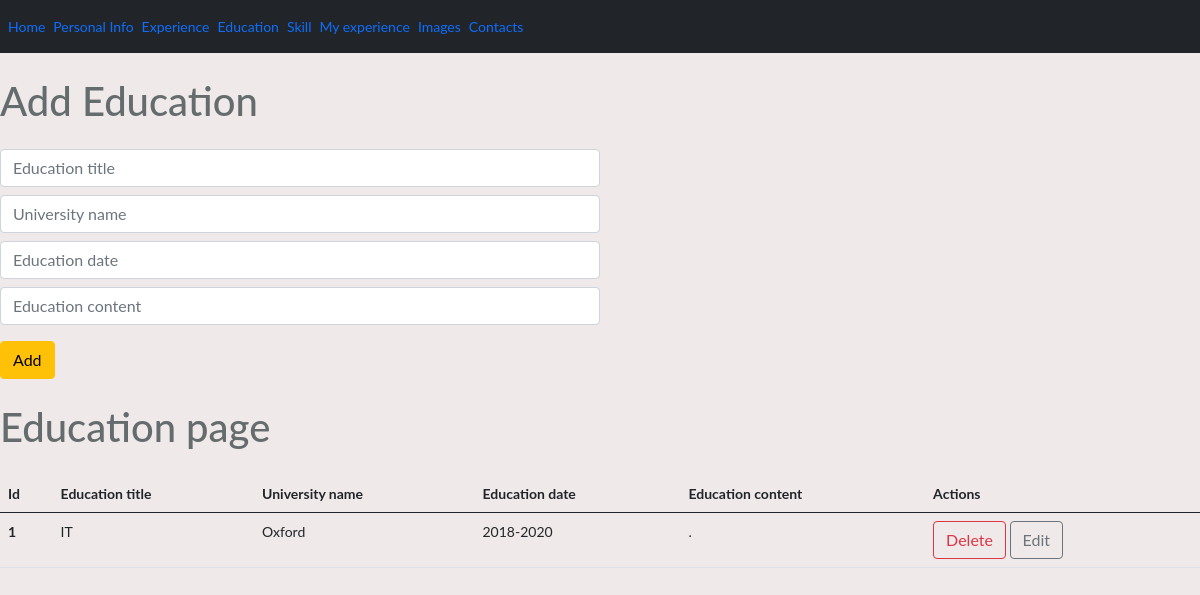
The app's page /admin/education, older data.
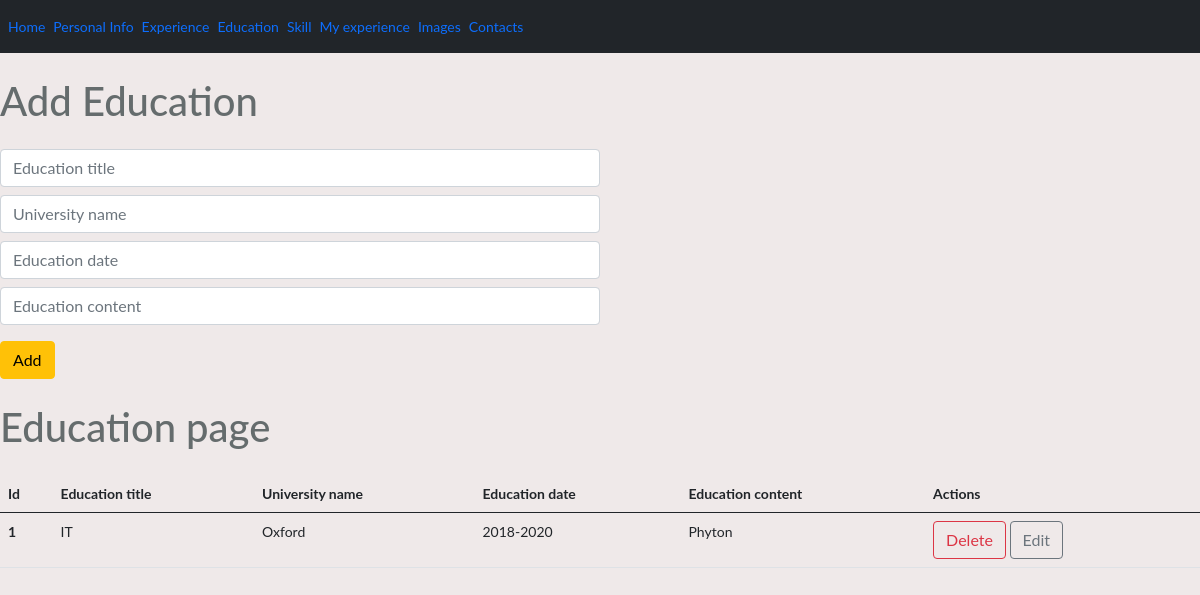
The same page, newer data.
### models.py (models this page shows)
class Education(db.Model):
    id=db.Column(db.Integer,primary_key=True)
    education_title=db.Column(db.String(50))
    university_name=db.Column(db.String(50))
    education_date=db.Column(db.String(50))
    education_content=db.Column(db.String(250))

### controllers/admin/education.py (the view, shortened to what this page needs)
@app.route('/admin/education',methods=['GET','POST'])
def admin_education_index():
    from run import db
    from models import Education
    educations=Education.query.all()
    return render_template('admin/education.html',educations=educations)

### templates/admin/education.html
{% extends "admin/base.html" %} {% block content %}
<h1 class="adminpage ml-4 mt-4">Add Education</h1>
<form action="/admin/education" method="POST" class="w-50 ml-4 mt-4">
  <input
    type="text"
    name="education_title"
    class="form-control my-2"
    placeholder="Education title"
  />
  <input
    type="text"
    name="university_name"
    class="form-control my-2"
    placeholder="University name"
  />
  <input
    type="text"
    name="education_date"
    class="form-control my-2"
    placeholder="Education date"
  />
  <input
    type="text"
    name="education_content"
    class="form-control my-2"
    placeholder="Education content"
  />
  <input type="submit" class="btn btn-warning my-2" value="Add" />
</form>
<h1 class="adminpage ml-4 mt-3">Education page</h1>
<table class="table table-hover mt-4 ml-4">
  <thead>
    <tr>
      <th scope="col">Id</th>
      <th scope="col">Education title</th>
      <th scope="col">University name</th>
      <th scope="col">Education date</th>
      <th scope="col">Education content</th>
      <th scope="col">Actions</th>
    </tr>
  </thead>
  <tbody>
    {% for education in educations %}
    <tr>
      <th scope="row">{{education.id}}</th>
      <td>{{education.education_title}}</td>
      <td>{{education.university_name}}</td>
      <td>{{education.education_date}}</td>
      <td>{{education.education_content}}</td>
      <td>
        <a href="/deleteedu/{{education.id}}" class="btn btn-outline-danger">Delete</a>
        <a href="/updateedu/{{education.id}}" class="btn btn-outline-secondary">Edit</a>
      </td>
    </tr>
    {% endfor %}
  </tbody>
</table>
{% endblock %}

### templates/admin/base.html (shortened to what this page needs)
<!DOCTYPE html>
<html lang="en">
  <head>
    <link
      href="https://cdn.jsdelivr.net/npm/bootstrap@5.0.1/dist/css/bootstrap.min.css"
      rel="stylesheet"
    />
    <link rel="stylesheet" href="/static/admin/css/style.css" />
  </head>
  <body>
    <div>
      <nav class="navbar m-0 p-0 bg-dark">
        <ul class="navbar-nav d-flex flex-row p-2">
          <li class="nav-item ml-3">
            <a class="nav-link active" aria-current="page" href="/admin"
              >Home</a
            >
          </li>
          <li class="nav-item mx-2">
            <a class="nav-link" href="/admin/persinfo">Personal Info</a>
          </li>
          <li class="nav-item">
            <a class="nav-link" href="/admin/experience">Experience</a>
          </li>
          <li class="nav-item mx-2">
            <a class="nav-link" href="/admin/education">Education</a>
          </li>
          <li class="nav-item">
            <a class="nav-link" href="/admin/skill">Skill</a>
          </li>
          <li class="nav-item mx-2">
            <a class="nav-link" href="/admin/myexperience">My experience</a>
          </li>
          <li class="nav-item">
            <a class="nav-link" href="/admin/images">Images</a>
          </li>
          <li class="nav-item mx-2">
            <a class="nav-link" href="/admin/socialprof">Contacts</a>
          </li>
        </ul>
      </nav>
      {% block content %} {% endblock %}
    </div>
  </body>
</html>

### static/app/css/style.css (style rules this page uses)
body { font-family: Lato, serif, Calibri, Arial; font-size: 14px; background-color: #efe9e9; color: #656c6d; font-weight: 400; margin: 0; padding: 0; box-sizing: border-box; }

Row changes from the older to the newer data that the page shows:
changed Education "IT": education_content "." → "Phyton"
